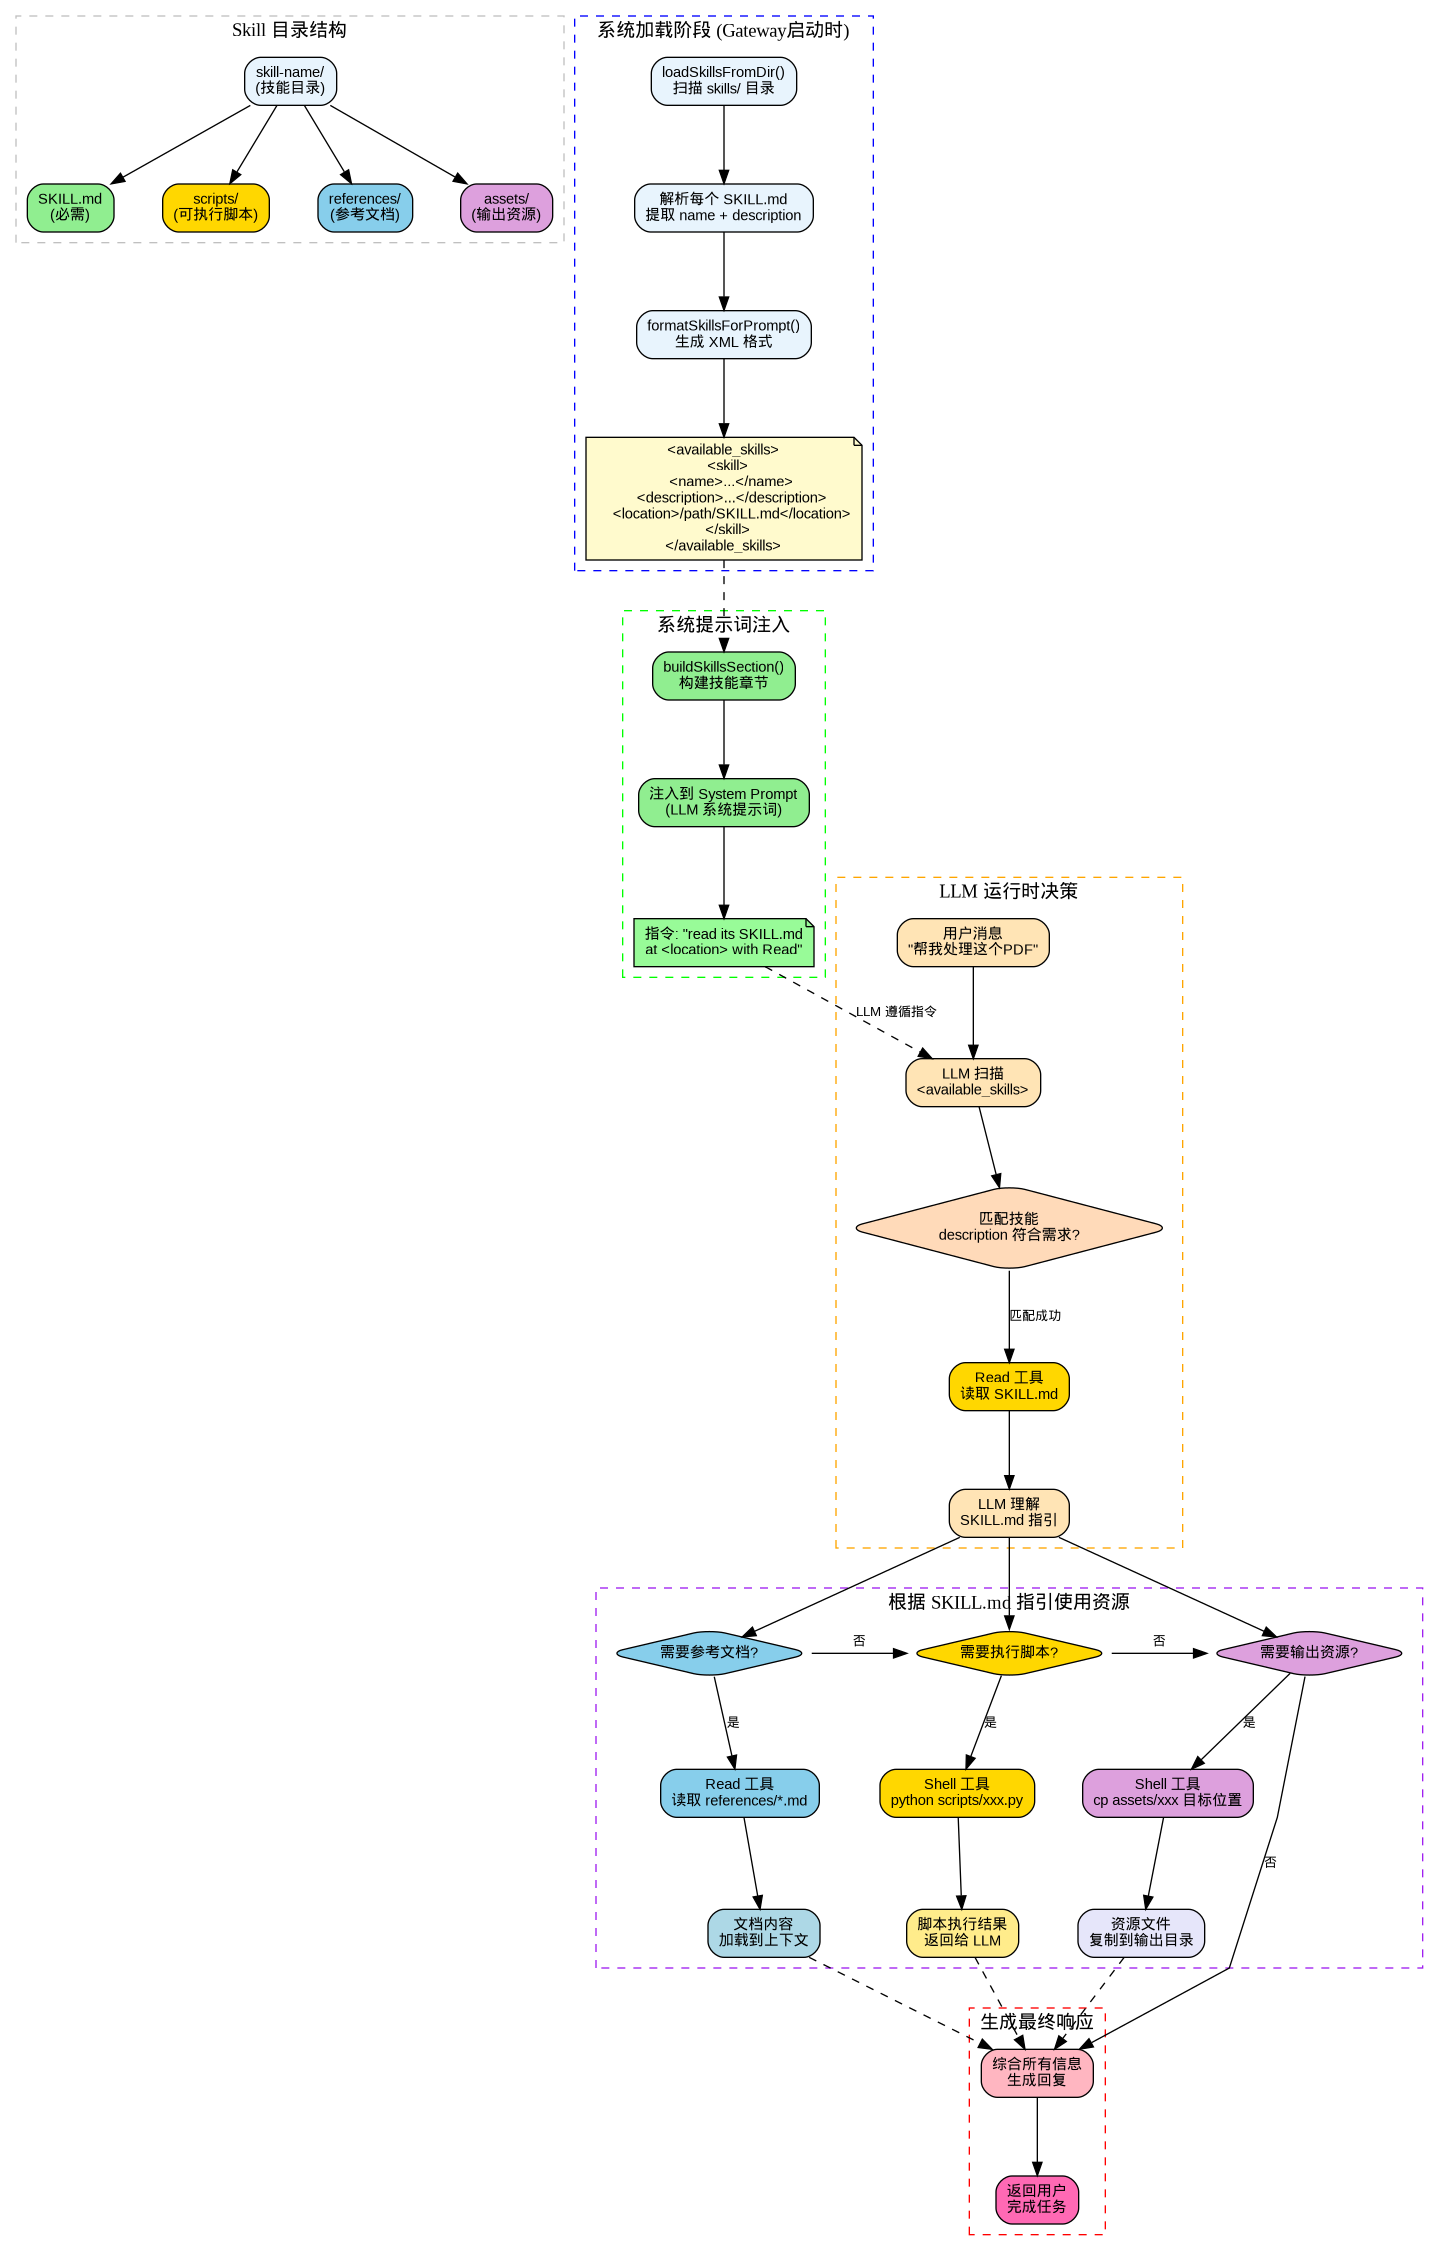

Reproduce this figure in Python.
#!/usr/bin/env python3
"""
Skill Resources (references, assets, scripts) Usage Flowchart
技能资源（references、assets、scripts）使用原理流程图
"""

from graphviz import Digraph

def create_skill_resources_flowchart():
    dot = Digraph(comment='Skill Resources Usage Flowchart')
    dot.attr(rankdir='TB', splines='polyline', nodesep='0.5', ranksep='0.8')
    dot.attr('node', shape='box', style='rounded,filled', fontname='SimHei,Arial', fontsize='11')
    dot.attr('edge', fontname='SimHei,Arial', fontsize='10')

    # ========== 第一部分：Skill 目录结构 ==========
    with dot.subgraph(name='cluster_structure') as s:
        s.attr(label='Skill 目录结构', style='dashed', color='gray')
        s.node('skill_dir', 'skill-name/\n(技能目录)', fillcolor='#E8F4FD')
        s.node('skill_md', 'SKILL.md\n(必需)', fillcolor='#90EE90')
        s.node('scripts_dir', 'scripts/\n(可执行脚本)', fillcolor='#FFD700')
        s.node('refs_dir', 'references/\n(参考文档)', fillcolor='#87CEEB')
        s.node('assets_dir', 'assets/\n(输出资源)', fillcolor='#DDA0DD')
        
        s.edge('skill_dir', 'skill_md')
        s.edge('skill_dir', 'scripts_dir')
        s.edge('skill_dir', 'refs_dir')
        s.edge('skill_dir', 'assets_dir')

    # ========== 第二部分：系统加载阶段 ==========
    with dot.subgraph(name='cluster_system') as s:
        s.attr(label='系统加载阶段 (Gateway启动时)', style='dashed', color='blue')
        s.node('load_skills', 'loadSkillsFromDir()\n扫描 skills/ 目录', fillcolor='#E8F4FD')
        s.node('parse_skill', '解析每个 SKILL.md\n提取 name + description', fillcolor='#E8F4FD')
        s.node('build_xml', 'formatSkillsForPrompt()\n生成 XML 格式', fillcolor='#E8F4FD')
        s.node('xml_output', '&lt;available_skills&gt;\n  &lt;skill&gt;\n    &lt;name&gt;...&lt;/name&gt;\n    &lt;description&gt;...&lt;/description&gt;\n    &lt;location&gt;/path/SKILL.md&lt;/location&gt;\n  &lt;/skill&gt;\n&lt;/available_skills&gt;', 
               shape='note', fillcolor='#FFFACD')
        
        s.edge('load_skills', 'parse_skill')
        s.edge('parse_skill', 'build_xml')
        s.edge('build_xml', 'xml_output')

    # ========== 第三部分：系统提示词注入 ==========
    with dot.subgraph(name='cluster_prompt') as s:
        s.attr(label='系统提示词注入', style='dashed', color='green')
        s.node('system_prompt', 'buildSkillsSection()\n构建技能章节', fillcolor='#90EE90')
        s.node('inject_xml', '注入到 System Prompt\n(LLM 系统提示词)', fillcolor='#90EE90')
        s.node('instruction', '指令: "read its SKILL.md\nat &lt;location&gt; with Read"', 
               shape='note', fillcolor='#98FB98')
        
        s.edge('system_prompt', 'inject_xml')
        s.edge('inject_xml', 'instruction')

    # ========== 第四部分：LLM 运行时决策 ==========
    with dot.subgraph(name='cluster_llm') as s:
        s.attr(label='LLM 运行时决策', style='dashed', color='orange')
        s.node('user_msg', '用户消息\n"帮我处理这个PDF"', fillcolor='#FFE4B5')
        s.node('scan_skills', 'LLM 扫描\n&lt;available_skills&gt;', fillcolor='#FFE4B5')
        s.node('match_skill', '匹配技能\ndescription 符合需求?', shape='diamond', fillcolor='#FFDAB9')
        s.node('read_skill_md', 'Read 工具\n读取 SKILL.md', fillcolor='#FFD700')
        s.node('understand', 'LLM 理解\nSKILL.md 指引', fillcolor='#FFE4B5')
        
        s.edge('user_msg', 'scan_skills')
        s.edge('scan_skills', 'match_skill')
        s.edge('match_skill', 'read_skill_md', label='匹配成功')

    # ========== 第五部分：资源使用分支 ==========
    with dot.subgraph(name='cluster_resources') as s:
        s.attr(label='根据 SKILL.md 指引使用资源', style='dashed', color='purple')
        
        # References 分支
        s.node('need_refs', '需要参考文档?', shape='diamond', fillcolor='#87CEEB')
        s.node('read_refs', 'Read 工具\n读取 references/*.md', fillcolor='#87CEEB')
        s.node('refs_context', '文档内容\n加载到上下文', fillcolor='#ADD8E6')
        
        # Scripts 分支
        s.node('need_scripts', '需要执行脚本?', shape='diamond', fillcolor='#FFD700')
        s.node('run_scripts', 'Shell 工具\npython scripts/xxx.py', fillcolor='#FFD700')
        s.node('scripts_output', '脚本执行结果\n返回给 LLM', fillcolor='#FFEC8B')
        
        # Assets 分支
        s.node('need_assets', '需要输出资源?', shape='diamond', fillcolor='#DDA0DD')
        s.node('copy_assets', 'Shell 工具\ncp assets/xxx 目标位置', fillcolor='#DDA0DD')
        s.node('assets_output', '资源文件\n复制到输出目录', fillcolor='#E6E6FA')
        
        # References 流程
        s.edge('need_refs', 'read_refs', label='是')
        s.edge('read_refs', 'refs_context')
        
        # Scripts 流程
        s.edge('need_scripts', 'run_scripts', label='是')
        s.edge('run_scripts', 'scripts_output')
        
        # Assets 流程
        s.edge('need_assets', 'copy_assets', label='是')
        s.edge('copy_assets', 'assets_output')

    # ========== 第六部分：最终响应 ==========
    with dot.subgraph(name='cluster_response') as s:
        s.attr(label='生成最终响应', style='dashed', color='red')
        s.node('combine', '综合所有信息\n生成回复', fillcolor='#FFB6C1')
        s.node('response', '返回用户\n完成任务', fillcolor='#FF69B4')
        
        s.edge('combine', 'response')

    # ========== 连接各阶段 ==========
    dot.edge('xml_output', 'system_prompt', style='dashed')
    dot.edge('instruction', 'scan_skills', style='dashed', label='LLM 遵循指令')
    dot.edge('read_skill_md', 'understand')
    dot.edge('understand', 'need_refs')
    dot.edge('understand', 'need_scripts')
    dot.edge('understand', 'need_assets')
    
    # 资源使用后汇总
    dot.edge('refs_context', 'combine', style='dashed')
    dot.edge('scripts_output', 'combine', style='dashed')
    dot.edge('assets_output', 'combine', style='dashed')
    dot.edge('need_refs', 'need_scripts', label='否', constraint='false')
    dot.edge('need_scripts', 'need_assets', label='否', constraint='false')
    dot.edge('need_assets', 'combine', label='否')

    # 渲染
    dot.render('skill_resources_flowchart', format='png', cleanup=True)
    print("流程图已生成: skill_resources_flowchart.png")

if __name__ == '__main__':
    create_skill_resources_flowchart()
